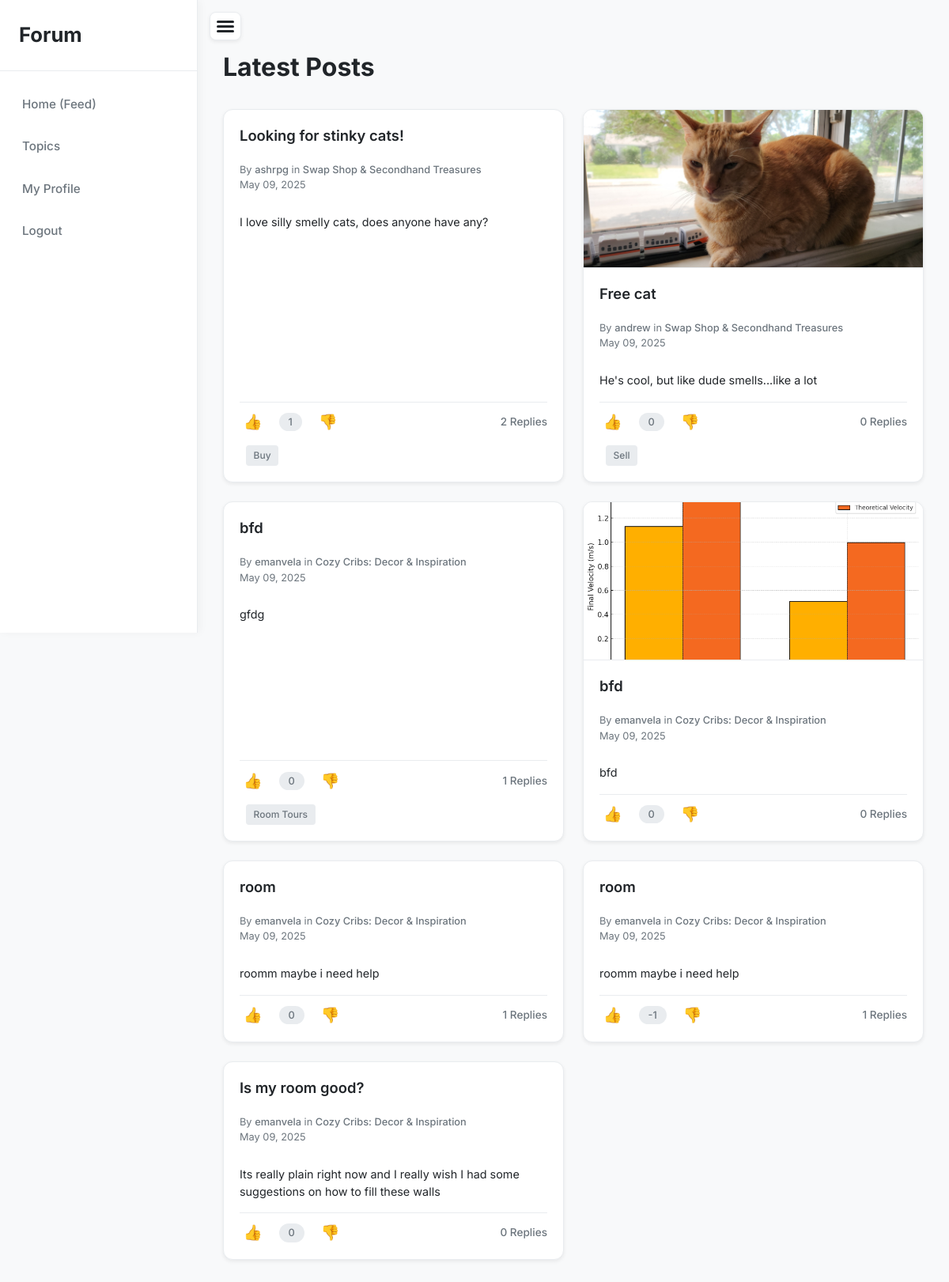
The page /home (signed in) on the database as committed earlier.
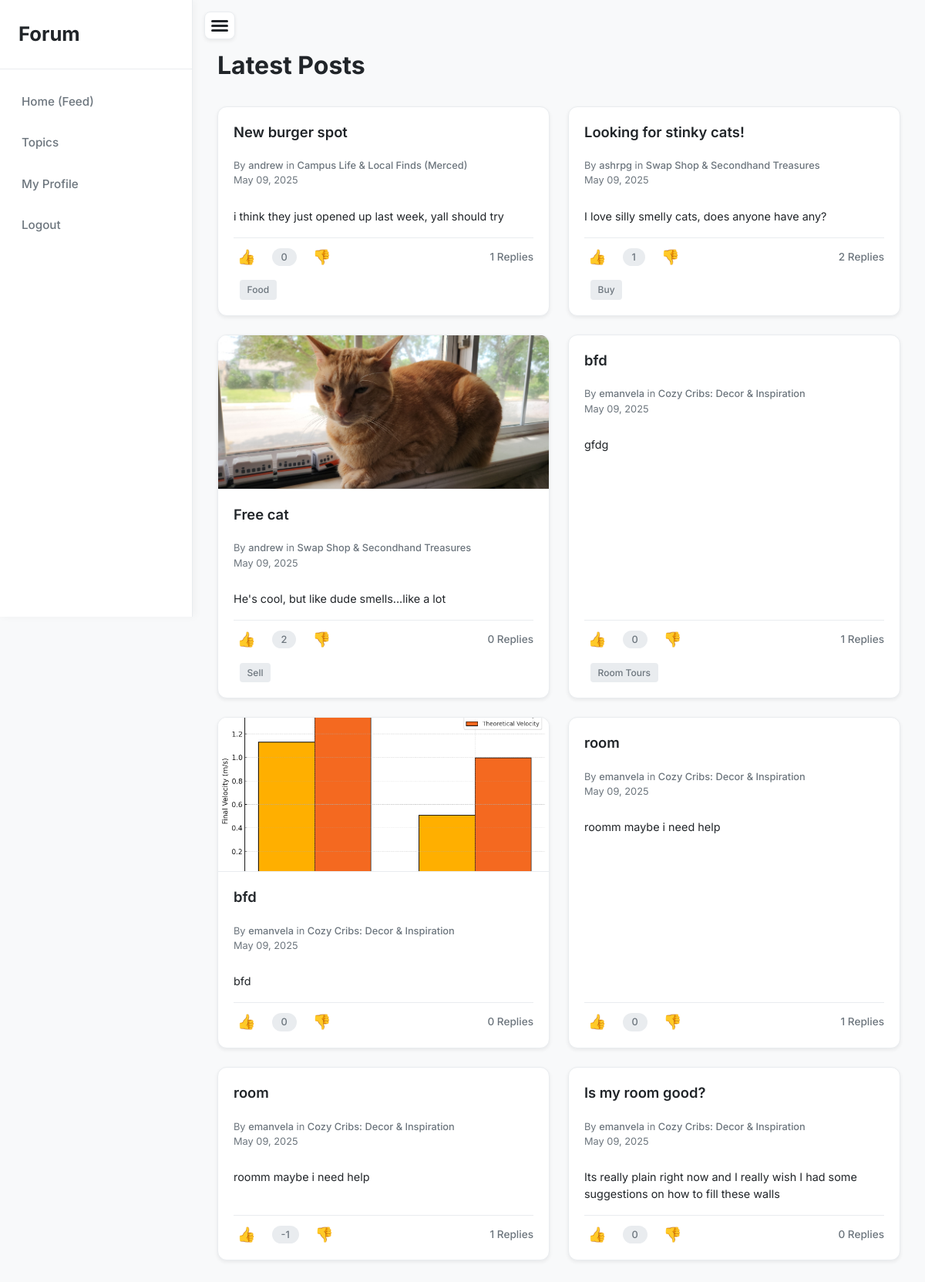
The same page on the database as committed later.
### app/models.py (models this page shows, shortened)
class Post(db.Model):
    id = db.Column(db.Integer, primary_key=True)
    title = db.Column(db.String(200), nullable=False)
    content = db.Column(db.Text, nullable=False)
    timestamp = db.Column(db.DateTime, index=True, default=datetime.utcnow)
    user_id = db.Column(db.Integer, db.ForeignKey('user.id'), nullable=False)
    topic_id = db.Column(db.Integer, db.ForeignKey('topic.id'), nullable=False)
    media_url = db.Column(db.String(255), nullable=True)
    tag = db.Column(db.String(50), nullable=True)
    author = db.relationship('User', back_populates='posts')
    topic = db.relationship('Topic', back_populates='posts')
    replies = db.relationship('Reply', back_populates='post', lazy='dynamic', cascade='all, delete-orphan')
    votes = db.relationship('Vote', back_populates='post', lazy='dynamic', cascade='all, delete-orphan')
    @property
    def upvotes_count(self):
        return Vote.query.filter_by(post_id=self.id, vote_type='upvote').count()
    @property
    def downvotes_count(self):
        return Vote.query.filter_by(post_id=self.id, vote_type='downvote').count()
    @property
    def score(self):
        return self.upvotes_count - self.downvotes_count

class User(UserMixin, db.Model):
    id = db.Column(db.Integer, primary_key=True)
    username = db.Column(db.String(150), unique=True, nullable=False)
    email = db.Column(db.String(120), unique=True, nullable=False)
    password = db.Column(db.String(150), nullable=False)
    role = db.Column(db.String(10), nullable=False, default='student')
    profile_picture = db.Column(db.String(255), nullable=True)
    posts = db.relationship('Post', back_populates='author', lazy='dynamic', cascade='all, delete-orphan')
    replies = db.relationship('Reply', back_populates='author', lazy='dynamic', cascade='all, delete-orphan')
    votes = db.relationship('Vote', back_populates='user', lazy='dynamic', cascade='all, delete-orphan')
    followers = db.relationship(
        'Follow',
        foreign_keys='Follow.user_id',
        backref='followed_user',
        lazy='dynamic',
        cascade='all, delete-orphan'
    )
    following = db.relationship(
        'Follow',
        foreign_keys='Follow.follower_id',
        backref='follower_user',
        lazy='dynamic',
        cascade='all, delete-orphan'
    )

class Topic(db.Model):
    id = db.Column(db.Integer, primary_key=True)
    name = db.Column(db.String(100), unique=True, nullable=False)
    description = db.Column(db.String(255), nullable=True)
    slug = db.Column(db.String(120), unique=True, nullable=False)
    posts = db.relationship('Post', back_populates='topic', lazy='dynamic', cascade='all, delete-orphan')

### app/routes.py (the view)
@main.route('/home')  # This is the main feed page
@login_required
def home_page():
    all_posts = Post.query.order_by(Post.timestamp.desc()).all()
    return render_template('feed.html', posts=all_posts, title="Latest Posts")

### app/routes.py (called while the page is built)
@login_manager.user_loader
def load_user(user_id):
    return User.query.get(int(user_id))

### app/templates/feed.html (shortened to what this page needs)
{% extends 'base.html' %}
{% block content %}
    <h1 class="mb-2">{{ title }}</h1>
    {% if posts %}
        <div class="feed-grid">
            {% for post in posts %}
                <article class="content-card">
                    {% if post.media_url %}
                        <a href="{{ url_for('main.view_post', post_id=post.id, origin='feed') }}" class="card-image-link">
                            <img src="{{ url_for('static', filename='uploads/' ~ post.media_url) }}" alt="Image for {{post.title}}" class="card-image">
                        </a>
                    {% else %}
                         <div class="card-no-image"></div>
                    {% endif %}
                    <div class="card-content">
                        <h3><a href="{{ url_for('main.view_post', post_id=post.id, origin='feed') }}">{{ post.title }}</a></h3>
                        <p class="post-meta">
                            By <a href="{{ url_for('main.user_profile', username=post.author.username) }}">{{ post.author.username }}</a>
                            in <a href="{{ url_for('main.view_topic', slug=post.topic.slug) }}">{{ post.topic.name }}</a>
                            <br>{{ post.timestamp.strftime('%b %d, %Y') }}
                        </p>
                        <p class="post-content-snippet">
                            {{ post.content | striptags | truncate(100) }}
                        </p>
                        <div class="post-interactions">
                            <div class="vote-controls">
                                <form action="{{ url_for('main.vote_post', post_id=post.id, vote_type='upvote') }}" method="post" class="vote-form-inline">
                                    <button type="submit" aria-label="Upvote">👍</button>
                                </form>
                                <span class="vote-score">{{ post.score }}</span>
                                <form action="{{ url_for('main.vote_post', post_id=post.id, vote_type='downvote') }}" method="post" class="vote-form-inline">
                                    <button type="submit" aria-label="Downvote">👎</button>
                                </form>
                            </div>
                            <a href="{{ url_for('main.view_post', post_id=post.id, origin='feed') }}#replies" class="view-replies-link">{{ post.replies.count() }} Replies</a>
                        </div>
                         {% if post.tag %}
                            <div class="mt-1">
                                <span class="post-tag-badge">{{ post.tag }}</span>
                            </div>
                        {% endif %}
                    </div>
                </article>
            {% endfor %}
        </div>
    {% else %}
        <div class="flash info">
            No posts have been made yet. Be the first to create one!
        </div>
    {% endif %}
{% endblock %}

### app/templates/base.html (shortened to what this page needs)
<!DOCTYPE html>
<html lang="en">
<head>
    <link rel="stylesheet" href="{{ url_for('static', filename='styles.css') }}">
</head>
<body>
    <button id="sidebarToggleBtn" class="sidebar-toggle-btn" aria-label="Toggle sidebar">
        <span></span>
        <span></span>
        <span></span>
    </button>
    <aside class="sidebar">
        <div class="sidebar-header">
            <a href="{{ url_for('main.home_page') }}" class="sidebar-brand">Forum</a>
        </div>
        <ul class="sidebar-nav">
            <li><a href="{{ url_for('main.home_page') }}">Home (Feed)</a></li>
            <li><a href="{{ url_for('main.topics_index') }}">Topics</a></li>
            {% if current_user.is_authenticated %}
                <li><a href="{{ url_for('main.my_profile') }}">My Profile</a></li>
                <li><a href="{{ url_for('main.logout') }}">Logout</a></li>
            {% else %}
                <li><a href="{{ url_for('main.login') }}">Login</a></li>
                <li><a href="{{ url_for('main.register') }}">Register</a></li>
            {% endif %}
        </ul>
    </aside>
    <main class="main-content">
        <div class="main-content-inner-container">
            {% block content %}{% endblock %}
        </div>
    </main>
</body>
</html>

Rows that differ between the two databases and show on the page:
added Post: title "New burger spot", author.username "andrew", topic.name "Campus Life & Local Finds (Merced)", timestamp "May 09, 2025", content "i think they just opened up last week, yall should try", score "0", replies.count "1", tag "Food"
computed for Post "Free cat": score "0" → "2"
